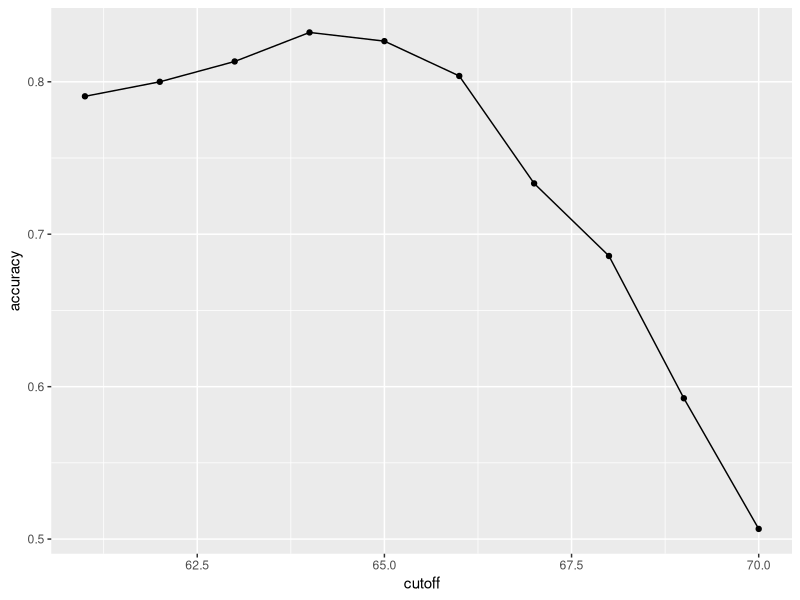
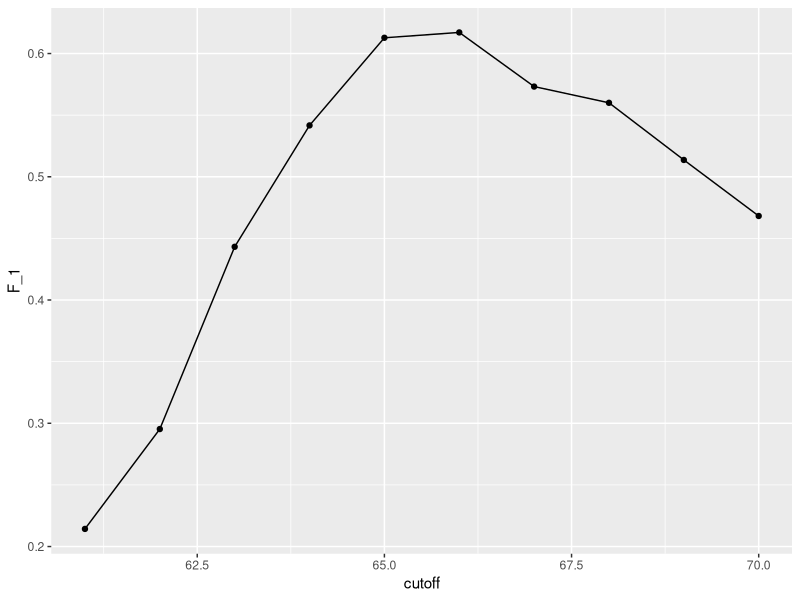
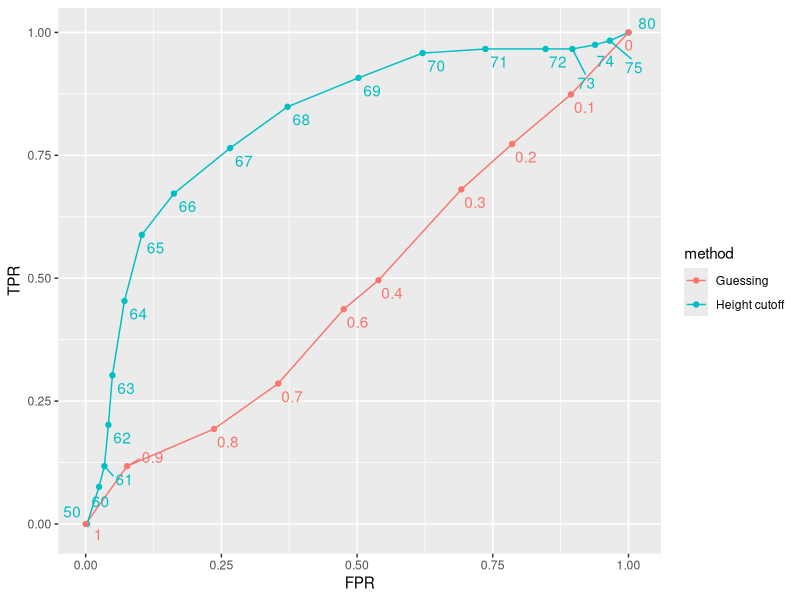
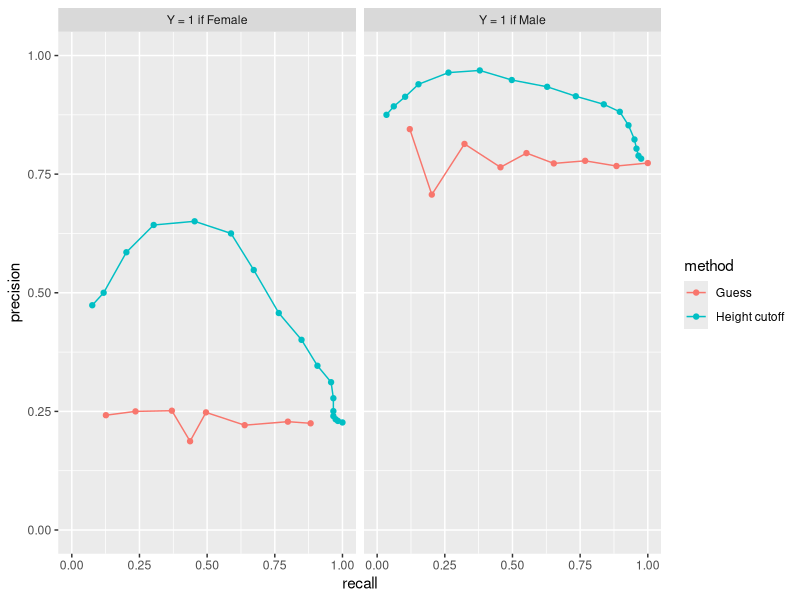
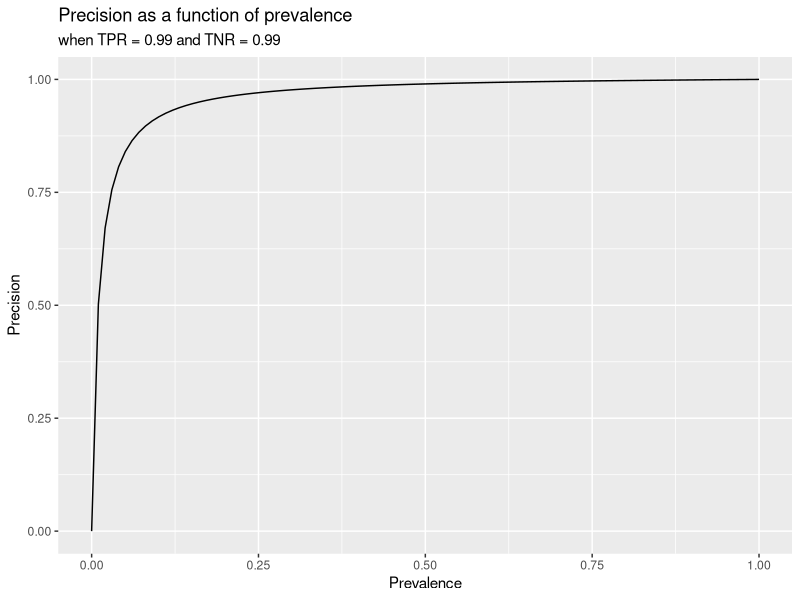

Write R code to recreate these figures, in order.
## ---- chunk 1
library(caret)
library(dslabs)
## ---- chunk 2
names(heights) <- c("y", "x")
## ---- chunk 3
set.seed(2010)
train_index <- createDataPartition(heights$y, times = 1, p = 0.5, list = FALSE)
## ---- chunk 4
train_set <- heights[train_index, ]
test_set <- heights[-train_index, ]
## ---- chunk 5
y_hat <- factor(sample(c("Female", "Male"), nrow(test_set), replace = TRUE))
## ---- chunk 6
mean(y_hat == test_set$y)
## ---- chunk 7
cutoff <- with(train_set, mean(x) - 2*sd(x))
y_hat <- factor(ifelse(test_set$x <= cutoff, "Female", "Male"))
## ---- chunk 8
mean(test_set$y == y_hat)
## ---- chunk 9
cutoffs <- seq(61, 70)
accuracy <- sapply(cutoffs, function(cutoff){
  y_hat <- factor(ifelse(train_set$x <= cutoff, "Female", "Male"))
  mean(y_hat == train_set$y)
})
## ---- chunk 10
data.frame(cutoff = cutoffs, accuracy) |> 
  ggplot(aes(cutoff, accuracy)) + 
  geom_point() + 
  geom_line() 
## ---- chunk 11
max(accuracy)
## ---- chunk 12
best_cutoff <- cutoffs[which.max(accuracy)]
best_cutoff
## ---- chunk 13
y_hat <- factor(ifelse(test_set$x <= best_cutoff, "Female", "Male"))
mean(y_hat == test_set$y)
## ---- chunk 14
cm <- confusionMatrix(data = y_hat, reference = test_set$y)
cm$table
## ---- chunk 15
cm$byClass[c("Sensitivity", "Specificity")]
## ---- chunk 16
cm$byClass["Prevalence"]
## ---- chunk 17
mat <- matrix(c("True positives (TP)", "False negatives (FN)", 
                "False positives (FP)", "True negatives (TN)"), 2, 2)
colnames(mat) <- c("Actually Positive", "Actually Negative")
rownames(mat) <- c("Predicted positive", "Predicted negative")
tmp <- as.data.frame(mat)
if (knitr::is_html_output()) {
  knitr::kable(tmp, "html") |>
    kableExtra::kable_styling(bootstrap_options = "basic", full_width = FALSE) |>
    kableExtra::column_spec(column = 1, bold = TRUE)
} else{
  knitr::kable(tmp, "latex", booktabs = TRUE) |>
    kableExtra::kable_styling(font_size = 8)
}
## ---- chunk 18
cm$overall["Accuracy"]
cm$byClass[c("Sensitivity","Specificity", "Prevalence", "Pos Pred Value")]
## ---- chunk 19
cutoffs <- seq(61, 70)
F_1 <- sapply(cutoffs, function(cutoff){
  y_hat <- factor(ifelse(train_set$x <= cutoff, "Female", "Male"))
  F_meas(y_hat, train_set$y)
})
## ---- chunk 20
data.frame(cutoff = cutoffs, F_1 = F_1) |> 
  ggplot(aes(cutoff, F_1)) + 
  geom_point() + 
  geom_line() 
## ---- chunk 21
max(F_1)
## ---- chunk 22
best_cutoff <- cutoffs[which.max(F_1)]
best_cutoff
## ---- chunk 23
y_hat <- factor(ifelse(test_set$x <= best_cutoff, "Female", "Male"))
sensitivity(y_hat, test_set$y)
specificity(y_hat, test_set$y)
## ---- chunk 24
probs <- seq(0, 1, length.out = 10)
guessing <- sapply(probs, function(p){
  y_hat <- sample(c("Male", "Female"), nrow(test_set), TRUE, c(p, 1 - p)) 
  y_hat <- factor(y_hat, levels = c("Female", "Male"))
  c(FPR = 1 - specificity(y_hat, test_set$y),
    TPR = sensitivity(y_hat, test_set$y))
})
## ---- chunk 25
cutoffs <- c(50, seq(60, 75), 80)
height_cutoff <- sapply(cutoffs, function(x){
  y_hat <- ifelse(test_set$x <= x, "Female", "Male")
  y_hat <- factor(y_hat, levels = c("Female", "Male"))
  c(FPR = 1 - specificity(y_hat, test_set$y),
    TPR = sensitivity(y_hat, test_set$y))
})
## ---- chunk 26
library(tidyverse)
library(ggrepel)
tmp_1 <- map_df(cutoffs, function(x){
  y_hat <- ifelse(test_set$x <= x, "Female", "Male") 
  y_hat <- factor(y_hat, levels = c("Female", "Male"))
  list(method = "Height cutoff",
       cutoff = x, 
       FPR = 1 - specificity(y_hat, test_set$y),
       TPR = sensitivity(y_hat, test_set$y))
}) 
tmp_2 <- map_df(probs, function(p){
  y_hat <- sample(c("Male", "Female"), nrow(test_set), replace = TRUE, prob = c(p, 1 - p))
  y_hat <- factor(y_hat, levels = c("Female", "Male"))
  list(method = "Guessing",
       cutoff = round(p,1),
       FPR = 1 - specificity(y_hat, test_set$y),
       TPR = sensitivity(y_hat, test_set$y))
})

rbind(tmp_1, tmp_2) |>
  ggplot(aes(FPR, TPR, label = cutoff, color = method)) +
  geom_line() +
  geom_point() +
  geom_text_repel(nudge_x = 0.01, nudge_y = -0.01, show.legend = FALSE)
## ---- chunk 27
library(tidyverse)
guessing <- map_df(probs[-1], function(p){
  y_hat <- sample(c("Male", "Female"), nrow(test_set), replace = TRUE, prob = c(p, 1 - p)) 
  y_hat <- factor(y_hat, levels = c("Female", "Male"))
  list(method = "Guess",
    recall = sensitivity(y_hat, test_set$y),
    precision = precision(y_hat, test_set$y))
})

height_cutoff <- map_df(cutoffs[-1], function(x){
  y_hat <- ifelse(test_set$x <= x, "Female", "Male")
  y_hat <- factor(y_hat, levels = c("Female", "Male"))
  list(method = "Height cutoff",
       recall = sensitivity(y_hat, test_set$y),
    precision = precision(y_hat, test_set$y))
})
tmp_1 <- bind_rows(guessing, height_cutoff) |> mutate(Positive = "Y = 1 if Female") 

test_set2 <- test_set
test_set2$y <- relevel(test_set2$y, ref = "Male")
guessing <- map_df(probs[-1], function(p){
  y_hat <- sample(c("Male", "Female"), nrow(test_set2), replace = TRUE, prob = c(p, 1 - p)) 
  y_hat <- factor(y_hat, levels = c("Male", "Female"))
  list(method = "Guess",
    recall = sensitivity(y_hat, test_set2$y),
    precision = precision(y_hat, test_set2$y))
})

height_cutoff <- map_df(cutoffs[-1], function(x){
  y_hat <- ifelse(test_set2$x <= x, "Female", "Male")
  y_hat <- factor(y_hat, levels = c("Male", "Female"))
  list(method = "Height cutoff",
       recall = sensitivity(y_hat, test_set2$y),
    precision = precision(y_hat, test_set2$y))
})
tmp_2 <- bind_rows(guessing, height_cutoff) |> mutate(Positive = "Y = 1 if Male") 


bind_rows(tmp_1, tmp_2) |>
  ggplot(aes(recall, precision, color = method)) +
  geom_line() +
  ylim(0,1) +
  geom_point() +
  facet_wrap(~ Positive)
## ---- chunk 28
tpr <- 0.99; fpr <- 0.01
prevalence <- seq(0,1,len = 100)
data.frame(Prevalence = prevalence,
           Precision = tpr*prevalence/(tpr*prevalence + fpr*(1 - prevalence))) |>
  ggplot(aes(Prevalence, Precision)) + geom_line() + 
  labs(title = "Precision as a function of prevalence", subtitle = "when TPR = 0.99 and TNR = 0.99")
